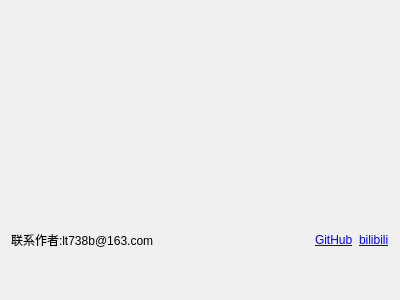
<?xml version="1.0" encoding="UTF-8"?>
<ui version="4.0">
 <class>About</class>
 <widget class="QWidget" name="About">
  <property name="geometry">
   <rect>
    <x>0</x>
    <y>0</y>
    <width>400</width>
    <height>300</height>
   </rect>
  </property>
  <property name="minimumSize">
   <size>
    <width>400</width>
    <height>300</height>
   </size>
  </property>
  <property name="windowTitle">
   <string>Form</string>
  </property>
  <layout class="QVBoxLayout" name="verticalLayout_2" stretch="3,14,2,1">
   <item>
    <widget class="QLabel" name="label_Version">
     <property name="font">
      <font>
       <pointsize>20</pointsize>
      </font>
     </property>
     <property name="text">
      <string/>
     </property>
     <property name="alignment">
      <set>Qt::AlignCenter</set>
     </property>
    </widget>
   </item>
   <item>
    <widget class="QLabel" name="label_6">
     <property name="text">
      <string/>
     </property>
     <property name="alignment">
      <set>Qt::AlignCenter</set>
     </property>
    </widget>
   </item>
   <item>
    <layout class="QVBoxLayout" name="verticalLayout">
     <item>
      <layout class="QHBoxLayout" name="horizontalLayout_2" stretch="1,0,0">
       <item>
        <widget class="QLabel" name="label_4">
         <property name="text">
          <string>联系作者:lt738b@163.com</string>
         </property>
         <property name="openExternalLinks">
          <bool>true</bool>
         </property>
        </widget>
       </item>
       <item>
        <widget class="QLabel" name="label_2">
         <property name="text">
          <string>&lt;a href=&quot;https://github.com/Tao68a660f3/LED_Simulator&quot;&gt;GitHub</string>
         </property>
         <property name="openExternalLinks">
          <bool>true</bool>
         </property>
         <property name="textInteractionFlags">
          <set>Qt::LinksAccessibleByMouse</set>
         </property>
        </widget>
       </item>
       <item>
        <widget class="QLabel" name="label_3">
         <property name="text">
          <string>&lt;a href=&quot;https://space.bilibili.com/1051238382&quot;&gt;bilibili</string>
         </property>
         <property name="openExternalLinks">
          <bool>true</bool>
         </property>
        </widget>
       </item>
      </layout>
     </item>
     <item>
      <layout class="QHBoxLayout" name="horizontalLayout">
       <item>
        <widget class="QLabel" name="label_Declare">
         <property name="text">
          <string/>
         </property>
         <property name="alignment">
          <set>Qt::AlignLeading|Qt::AlignLeft|Qt::AlignVCenter</set>
         </property>
         <property name="wordWrap">
          <bool>true</bool>
         </property>
        </widget>
       </item>
      </layout>
     </item>
    </layout>
   </item>
   <item>
    <widget class="QLabel" name="label_Date">
     <property name="text">
      <string/>
     </property>
     <property name="alignment">
      <set>Qt::AlignRight|Qt::AlignTrailing|Qt::AlignVCenter</set>
     </property>
    </widget>
   </item>
  </layout>
 </widget>
 <resources/>
 <connections/>
</ui>
